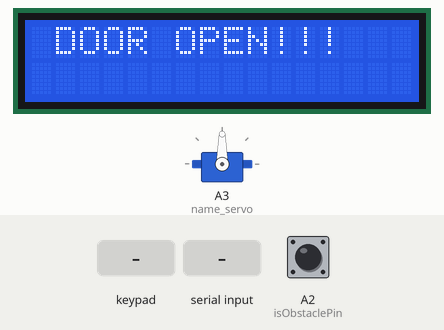
Bench run of a sketch on a simulated Arduino Uno, built with avr-gcc and run on an emulated ATmega328P. On the bench: 16×2 character LCD, servo. The inputs (shaded band) are chosen by the test bench; at power-on: A2 (isObstaclePin) HIGH. What the sketch prints to the serial monitor is not drawn.

Above: at 1.2 s.
1.3 s: A2 (isObstaclePin) pulsed LOW 2 times (0.12 s each, 0.3 s apart)
At 4.7 s:
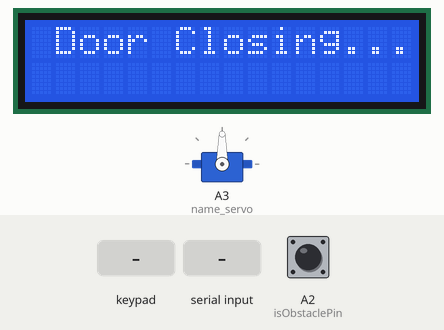
4.9 s: keypad keys 9 3 8 C D pressed 0.4 s apart
At 6.72 s:
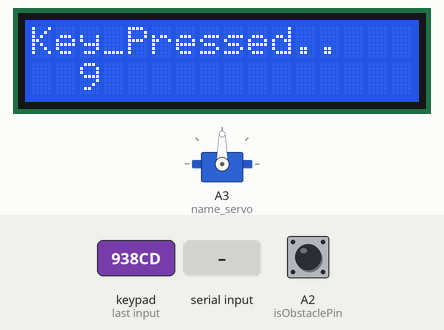
At 7.8 s:
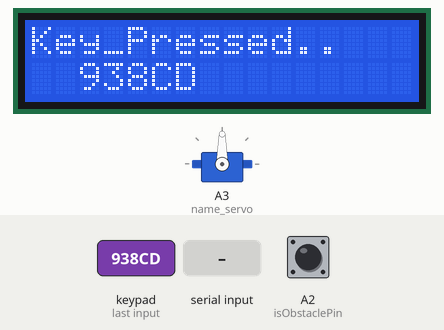
8.5 s: A2 (isObstaclePin) driven LOW
At 8.5 s:
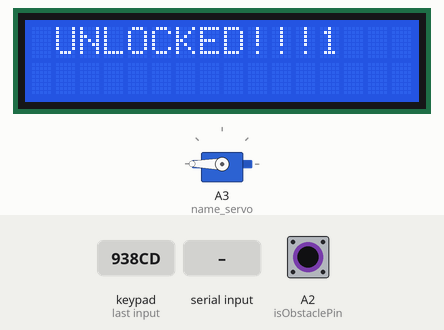
10.0 s: A2 (isObstaclePin) driven HIGH
13.0 s: A2 (isObstaclePin) driven LOW
16.0 s: "90,45\n" received over Serial
Timing chart, 0 to 19.3 s (numbered marks = the images above; inputs shaded):
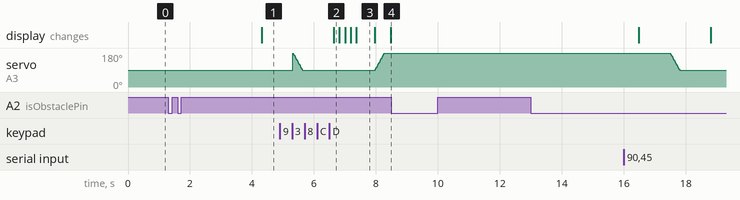

The sketch:

Combined_door.ino
```cpp
/////////////////////////////////////////////////////////////////IDIDIDIDIDIDIDDIDIDIDIDID
long Password1=2233768;//Please type the card's ID number
long Password2=3363317;//Please type the card's ID number
long Password3=7927290;//Please type the card's ID number
const char room_password[]="938CD";
int pass_input_time=50;
int flag=0,RX_Flag=0;//serial port sign
char Code[14];
long Num=0;//decode data
int serpin=7;//pin of servo
int Door=0;
int lock=0;
int c=0;
long tim;
long Time=3000; //// dorja bondho korar kotokhoner moddhe khulbe na othoba  3 ta stored value khauar somoy
long Tim=3000;  //// asolei dorja lagche naki check korar somoy

#include <LiquidCrystal.h> // includes the LiquidCrystal Library
LiquidCrystal lcd(6, 7, 2, 3, 4, 5); // Creates an LC object. Parameters: (rs, enable, d4, d5, d6, d7)
#include <Servo.h>
Servo name_servo;

int servo_position = 0;
/////////////////////////////obstacle

int isObstaclePin = A2;  // This is our input pin
int isObstacle = HIGH;  // HIGH MEANS NO OBSTACLE
///////////////////////////////////////////////////////////////Key4*4
#include <Keypad.h>

const byte ROWS = 4; //four rows
const byte COLS = 4; //three columns
char keys[ROWS][COLS] = {

  {'3','2','A','3'},
  {'6','5','B','6'},
  {'9','8','C','7'},
  {'#','0','D','*'}
};
byte rowPins[ROWS] = {8, 9, 10,11}; //connect to the row pinouts of the keypad
byte colPins[COLS] = {A1,A0,12,13}; //connect to the column pinouts of the keypad

Keypad keypad = Keypad( makeKeymap(keys), rowPins, colPins, ROWS, COLS );

/////////////////////////////////////////////////////////////////////////////


void setup() {
 lcd.begin(16,2); // Initializes the interface to the LCD screen, and specifies the dimensions (width and height) of the display }
 Serial.begin(9600);
 name_servo.attach (A3);
 ///////////////////////////////IDSCANNER
   pinMode(13,OUTPUT);
  pinMode(serpin,OUTPUT);
  Serial.begin(9600);
  //Serial.println("AMSA");
  //delay(100);
 // Serial.println(Password1);
////////////////////////////////OBSTACLE
  pinMode(isObstaclePin, INPUT);
}


/////////////////////////////////////////////////////another function for ID card _scanner
void Read_ID(void)
{
    if(c==0 && isObstacle == LOW){
    int i=0;
    char temp;
    for(i=0;(Serial.available()>0);i++)//
    {
      temp=Serial.read();

   //   Serial.print("temp");
   //   Serial.print(temp);
      delay(2);
   //   Serial.println(i);
      if(temp==0X02)  //recieve the ssrt bit
        {
         flag=1;i=0;RX_Flag=0;//
        }
      if(flag==1)//detect the start bit and recieve data
      {
        if(temp==0X03)//detect the end code,
        {
         flag=0;  //zero clearing
         if(i==13) RX_Flag=1;//
         else RX_Flag=0;
       break;
        }
         Code[i]=temp;
      }
    }
     flag=0;//
}
}

void pulse( int serpin,int angle)
{
  int width;//
  width=(angle*11)+500;//
  digitalWrite(serpin,HIGH);//
  delayMicroseconds(width);//
  digitalWrite(serpin,LOW);//
  delay(20-width/1000);
}

void Open_Door(){
  lcd.print(lock);
  Serial.println("Door Opening!!!");
  lcd.clear();
  lcd.setCursor(1,0);
  lcd.print("Door Opening!!!");

  for (servo_position = 90; servo_position <=180; servo_position +=3){

    name_servo.write(servo_position);
    delay(10);
  }
  delay(200);
  lcd.clear();
  lcd.setCursor(1,0);
  lcd.print("UNLOCKED!!!");
  lcd.print(lock);
  Serial.println("UNLOCKED!!!");
  lock=0;
  delay(5000);
}
void Close_Door(){
  lcd.print(lock);
  Serial.println("Door Closing...");
  lcd.clear();
  lcd.setCursor(1,0);
  lcd.print("Door Closing...");
  delay(1000);
  for (servo_position=180; servo_position >= 90; servo_position -=3){

    name_servo.write(servo_position);
    delay(10);
  }
  lock=1;
  c=0;
  delay(1000);
  lcd.clear();
  lcd.setCursor(1,0);
  lcd.print("LOCKED!!!");
  lcd.print(lock);
  tim=millis();
}


void loop() {
    ///////////////////////////////////////////////////////Obstacle
  //Serial.println("obstacle");
    isObstacle = digitalRead(isObstaclePin);
  if (isObstacle == LOW && lock==0){
    delay(Tim);/////////////////////////////////////////obstacle pauar por koto khon por motor ghura suru korbe..
    if (isObstacle == LOW && lock==0){
    Close_Door();
  }
  }
  else if((isObstacle == LOW && lock==1)  ||(isObstacle == HIGH && lock==1)){
    lcd.clear();
    lcd.setCursor(1,0);
    lcd.print("LOCKED!!!");
    lcd.print(lock);
    Serial.println("LOCKED!!!");
    }
  else if(isObstacle == HIGH || lock==0)
  { lcd.print(lock);
    Serial.println("DOOR OPEN");
    lcd.clear();
    lcd.setCursor(1,0);
    lcd.print("DOOR OPEN!!!");
  }


  //////////////////////////////////////ID_SCANNER->rdm6300//IDIDIDIDDIDIDIDIDID
  //Serial.println("ID_SCANNER");
  if((isObstacle == LOW && lock==1)  ||(isObstacle == HIGH && lock==1) && (isObstacle == LOW)) {
  int i;
  int ii=10;
  long temp=0,time=0;
  RX_Flag=0;
  while(ii--)
  {
   Read_ID();
  if(RX_Flag==1)
  {
    for(i=5;i<11;i++)//
    {
      Num<<=4;
        if(Code[i]>64)  Num+=((Code[i])-55);
        else Num+=((Code[i])-48);
      //  Serial.println(Num);
    }
    Serial.println(Num);

    if(((Num==Password1)||(Num==Password2) ||(Num==Password3)) && lock==1 && c==0 && (millis()-tim>Time))
    {
      Serial.println("LOCCK");Serial.println(lock);
      Open_Door();
      c=1;
    }
    if(!((Num==Password1)||(Num==Password2) ||(Num==Password3)) && lock==1 && c==0 && (millis()-tim>Time)){lcd.setCursor(2,1);lcd.print("Not matched!!");Serial.println("Not matched!");delay(2000);}
 /* if((Num==Password1)||(Num==Password2))
  {
      digitalWrite(13,HIGH);
      delay(5);
      for(int i=0;i<=50;i++)//
     {
        pulse(serpin,20);//
      }
      delay(2000);
      while(analogRead(Door)>400);
      delay(1000);
      digitalWrite(13,LOW);
      delay(5);
      for(int i=0;i<=50;i++)//
     {
        pulse(serpin,180);//
      }
   }*/
   // while(Serial.read()>0);//

    RX_Flag=0;//
    Num=0;//
   }
  }
  }
  /////////////////////////////////////////////////////Key4*4
  Serial.println("KEY");
   if((isObstacle == LOW && lock==1)  ||(isObstacle == HIGH && lock==1) && (isObstacle == LOW)){
   char key = keypad.getKey();

  if (key != NO_KEY){
    int match=0;
    int j=0;
    char key_pass[20]={};
    int sum=0;
    key_pass[0]=key;
    Serial.print(key_pass[0]);
    if(key_pass[j]==room_password[j]){sum+=1;j++;}
    int i=pass_input_time;
    int len=strlen(room_password);
    lcd.clear();
    lcd.print("Key_Pressed..");

    while(i--){

       for(int i=0;i<pass_input_time;i++){

              Serial.println();
              key_pass[j]=keypad.getKey();if(key_pass[j]!=NO_KEY){if(key_pass[j]==room_password[j]){sum+=1;}j++;break;}
              for(int k=1;k<=j;k++){
              Serial.print(key_pass[k]);
              }
              if(lock==1){
              lcd.setCursor(2,1);
              lcd.print(key_pass);}
              }
          if(sum==len && lock==1){lcd.clear();lcd.print("Key_Pressed..");lcd.setCursor(2,1);lcd.print(key_pass);delay(600);Open_Door();break;}/////////servo start hoiche

              }
              if(sum!=len){lcd.setCursor(2,1);lcd.print("Not matched!!");Serial.println("Not matched!");delay(2000);}
  }
 }
}
```

Measured:
- after the input at 1.3 s, the display: changes after 3.0 s (image 1)
- after the input at 4.9 s, the display: changes after 1.7 s (image 2)
- after the input at 8.5 s, every drawn part: stays the same
- after the input at 10.0 s, every drawn part: stays the same
- after the input at 13.0 s, every drawn part: stays the same
- what the display in image 3 shows lasts 0.6 s, from 7.4 s to 8.0 s
